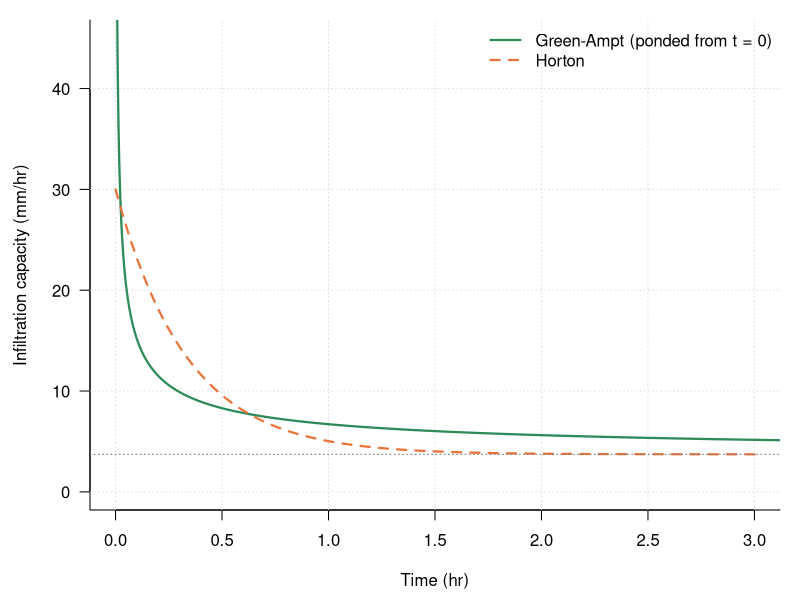

The R script that drew this image:
# Green–Ampt vs Horton infiltration capacity
# Chapter 7 draft; parameters from the chapter author (Figures_4_5_6_and_Table1_2026_10_02.xlsx, GreenAmpt sheet)
# Run: Rscript green_ampt_vs_horton.R -> figure_r.png (base R, no packages)
# Silty clay, Campbell parameters (GreenAmpt sheet). Units: mm and hours.
phi <- 0.492; theta_i <- 0.37; Ks <- 3.72; psi_f <- 70; r <- 10
f0 <- 30; fc <- Ks; beta <- 3
dtheta <- phi - theta_i; dt <- 0.02; t <- seq(0, 3, by = dt)
I <- numeric(length(t)); ipot <- numeric(length(t)); iact <- numeric(length(t))
for (k in seq_along(t)) {
  ipot[k] <- if (I[k] > 0) Ks * (1 + psi_f * dtheta / I[k]) else Inf
  iact[k] <- min(r, ipot[k])
  if (k < length(t)) I[k + 1] <- I[k] + iact[k] * dt
}
horton <- fc + (f0 - fc) * exp(-beta * t)

A <- psi_f * dtheta
Fp <- seq(1e-3, 80, length.out = 4000); tp <- (Fp - A * log(1 + Fp / A)) / Ks; fg <- Ks * (1 + A / Fp)
png("figure_r.png", width = 1125, height = 720, res = 150)
par(mar = c(4.5, 4.5, 1, 1), las = 1)
plot(NA, xlim = c(0, 3), ylim = c(0, 45), xlab = "Time (hr)", ylab = "Infiltration capacity (mm/hr)", bty = "l"); grid(col = "grey88")
lines(tp, fg, col = "#2e8b57", lwd = 2.2); lines(t, horton, col = "#e8743b", lwd = 2.2, lty = 2); abline(h = Ks, col = "grey50", lty = 3)
legend("topright", bty = "n", lwd = 2.2, lty = c(1, 2), col = c("#2e8b57", "#e8743b"), legend = c("Green-Ampt (ponded from t = 0)", "Horton"))
invisible(dev.off())
